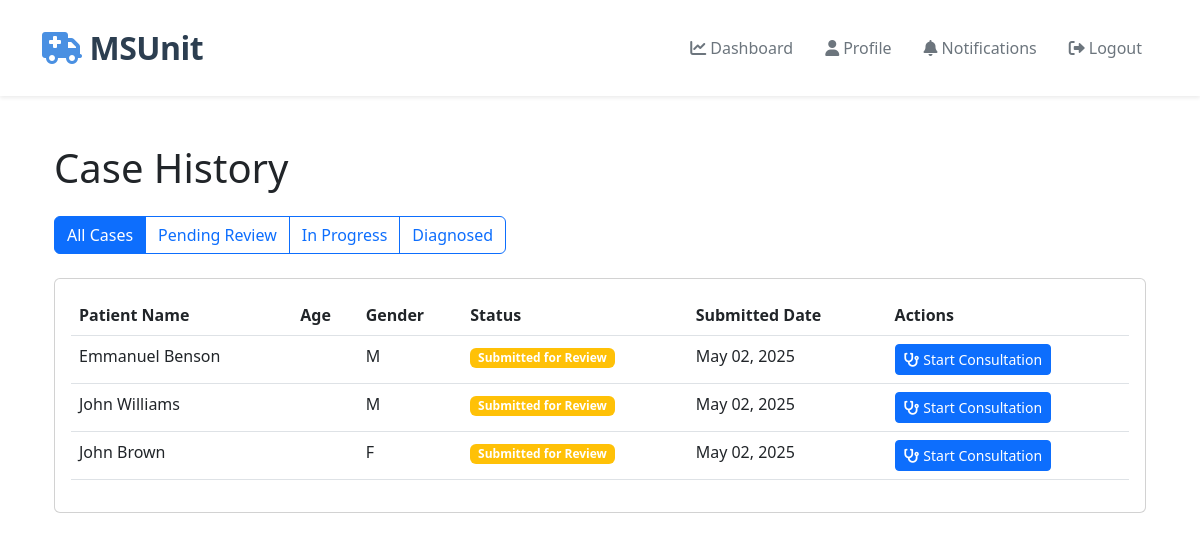
The app's page /neurologist/cases/ (signed in) with its own data.
### technician/models.py (models this page shows, shortened)
class Patient(models.Model):
    STATUS_CHOICES = [
        ('NEW', 'New'),
        ('SUBMITTED', 'Submitted for Review'),
        ('REVIEWED', 'Under Review'),
        ('DIAGNOSED', 'Diagnosed'),
        ('DISCHARGED', 'Discharged'),
    ]
    GENDER_CHOICES = [
        ('M', 'Male'),
        ('F', 'Female'),
        ('O', 'Other'),
    ]
    first_name = models.CharField(max_length=100)
    last_name = models.CharField(max_length=100)
    date_of_birth = models.DateField()
    gender = models.CharField(max_length=1, choices=GENDER_CHOICES)
    contact_number = models.CharField(max_length=15, blank=True)
    address = models.TextField(blank=True)
    emergency_contact_name = models.CharField(max_length=100, blank=True)
    emergency_contact_number = models.CharField(max_length=15, blank=True)
    medical_history = models.TextField(blank=True)
    current_medications = models.TextField(blank=True)
    allergies = models.TextField(blank=True)
    blood_pressure_systolic = models.IntegerField(validators=[MinValueValidator(0), MaxValueValidator(300)])
    blood_pressure_diastolic = models.IntegerField(validators=[MinValueValidator(0), MaxValueValidator(200)])
    heart_rate = models.IntegerField(validators=[MinValueValidator(0), MaxValueValidator(300)])
    respiratory_rate = models.IntegerField(validators=[MinValueValidator(0), MaxValueValidator(100)])
    temperature = models.DecimalField(max_digits=4, decimal_places=1)
    oxygen_saturation = models.IntegerField(validators=[MinValueValidator(0), MaxValueValidator(100)])
    glasgow_coma_scale = models.IntegerField(validators=[MinValueValidator(3), MaxValueValidator(15)])
    chief_complaint = models.TextField()
    notes = models.TextField(blank=True)
    nihss = models.TextField(blank=True, help_text="National Institutes of Health Stroke Scale score and details")
    status = models.CharField(max_length=20, choices=STATUS_CHOICES, default='NEW')
    technician = models.ForeignKey(User, on_delete=models.CASCADE, related_name='patients')
    created_at = models.DateTimeField(auto_now_add=True)
    updated_at = models.DateTimeField(auto_now=True)
    class Meta:
        ordering = ['-created_at']

### neurologist/views.py (the view)
# urls.py: path('cases/', views.case_history, name='case_history'),
@login_required
@user_passes_test(is_neurologist)
def case_history(request):
    status = request.GET.get('status')
    patients = Patient.objects.exclude(status='NEW')
    if status:
        patients = patients.filter(status=status)
    paginator = Paginator(patients.order_by('-created_at'), 10)
    page_number = request.GET.get('page')
    page_obj = paginator.get_page(page_number)
    context = {
        'page_obj': page_obj,
        'current_status': status,
    }
    return render(request, 'neurologist/case_history.html', context)

### neurologist/views.py (called while the page is built)
def is_neurologist(user):
    return user.is_authenticated and hasattr(user, 'userprofile') and user.userprofile.role == 'NEUROLOGIST'

### neurologist/templates/neurologist/case_history.html (shortened to what this page needs)
{% extends 'base.html' %}
{% load static %}
{% block content %}
<div class="container py-4">
    <h1 class="mb-4">Case History</h1>
    <div class="mb-4">
        <div class="btn-group" role="group">
            <a href="{% url 'neurologist:case_history' %}" class="btn {% if not current_status %}btn-primary{% else %}btn-outline-primary{% endif %}">
                All Cases
            </a>
            <a href="{% url 'neurologist:case_history' %}?status=SUBMITTED" class="btn {% if current_status == 'SUBMITTED' %}btn-primary{% else %}btn-outline-primary{% endif %}">
                Pending Review
            </a>
            <a href="{% url 'neurologist:case_history' %}?status=REVIEWED" class="btn {% if current_status == 'REVIEWED' %}btn-primary{% else %}btn-outline-primary{% endif %}">
                In Progress
            </a>
            <a href="{% url 'neurologist:case_history' %}?status=DIAGNOSED" class="btn {% if current_status == 'DIAGNOSED' %}btn-primary{% else %}btn-outline-primary{% endif %}">
                Diagnosed
            </a>
        </div>
    </div>
    <div class="card">
        <div class="card-body">
            {% if page_obj %}
            <div class="table-responsive">
                <table class="table table-hover">
                    <thead>
                        <tr>
                            <th>Patient Name</th>
                            <th>Age</th>
                            <th>Gender</th>
                            <th>Status</th>
                            <th>Submitted Date</th>
                            <th>Actions</th>
                        </tr>
                    </thead>
                    <tbody>
                        {% for patient in page_obj %}
                        <tr>
                            <td>{{ patient.first_name }} {{ patient.last_name }}</td>
                            <td>{{ patient.age }}</td>
                            <td>{{ patient.gender }}</td>
                            <td>
                                <span class="badge {% if patient.status == 'SUBMITTED' %}bg-warning{% elif patient.status == 'REVIEWED' %}bg-info{% elif patient.status == 'DIAGNOSED' %}bg-success{% else %}bg-secondary{% endif %}">
                                    {{ patient.get_status_display }}
                                </span>
                            </td>
                            <td>{{ patient.created_at|date:"M d, Y" }}</td>
                            <td>
                                {% if patient.status == 'SUBMITTED' %}
                                <a href="{% url 'neurologist:start_consultation' patient_id=patient.id %}" class="btn btn-primary btn-sm">
                                    <i class="fas fa-stethoscope me-1"></i>Start Consultation
                                </a>
                                {% elif patient.consultation_set.exists %}
                                <a href="{% url 'neurologist:consultation_detail' pk=patient.consultation_set.first.pk %}" class="btn btn-info btn-sm">
                                    <i class="fas fa-eye me-1"></i>View Consultation
                                </a>
                                {% endif %}
                            </td>
                        </tr>
                        {% endfor %}
                    </tbody>
                </table>
            </div>
            {% else %}
            <p class="text-muted text-center">No patients found.</p>
            {% endif %}
        </div>
    </div>
</div>
{% endblock %}

### records on screen
Patient: first_name "Emmanuel", last_name "Benson", gender "M", status "Submitted for Review", created_at "May 02, 2025", shows "Start Consultation"
Patient: first_name "John", last_name "Williams", gender "M", status "Submitted for Review", created_at "May 02, 2025", shows "Start Consultation"
Patient: first_name "John", last_name "Brown", gender "F", status "Submitted for Review", created_at "May 02, 2025", shows "Start Consultation"
